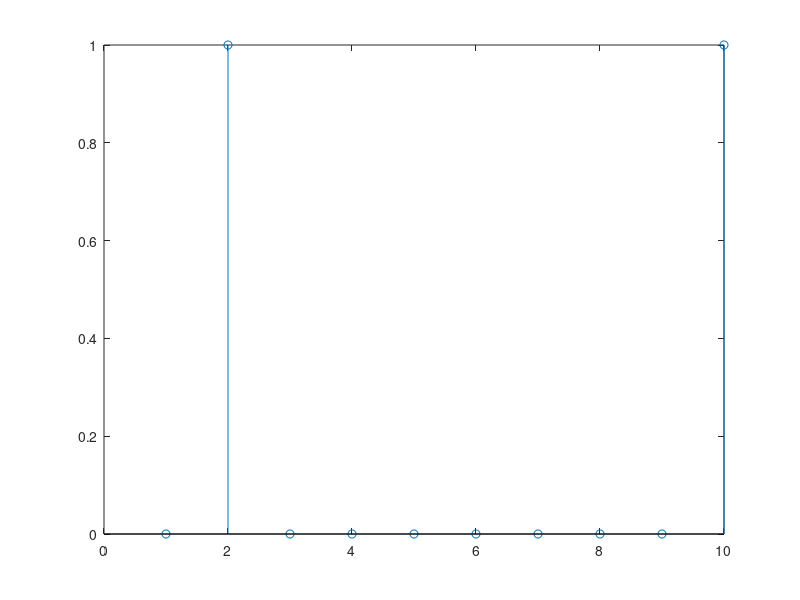
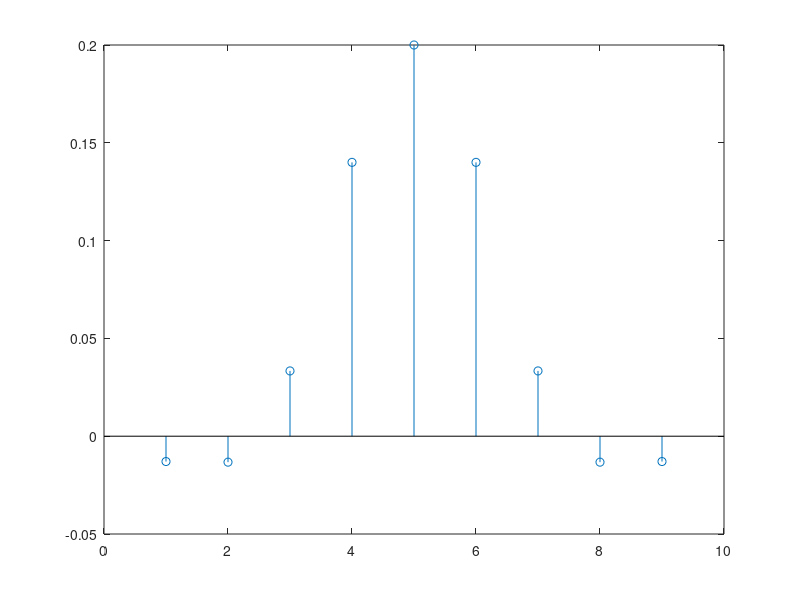
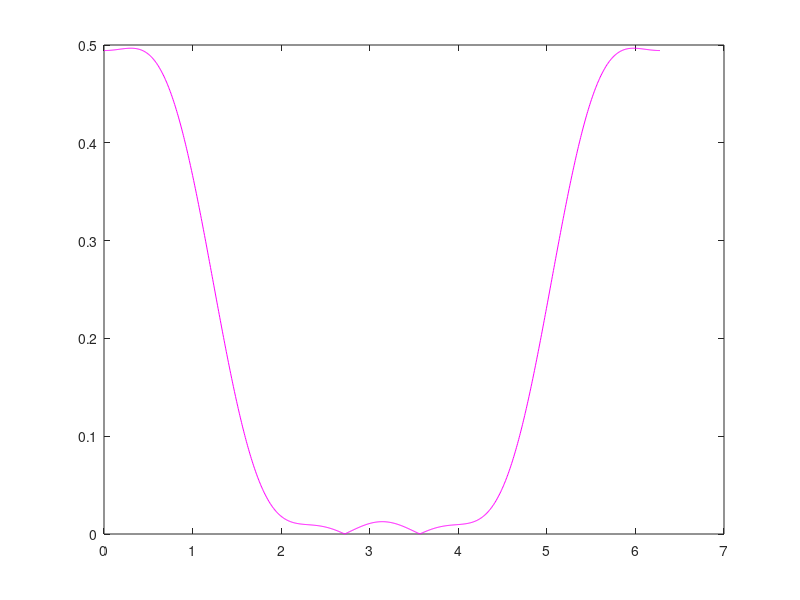
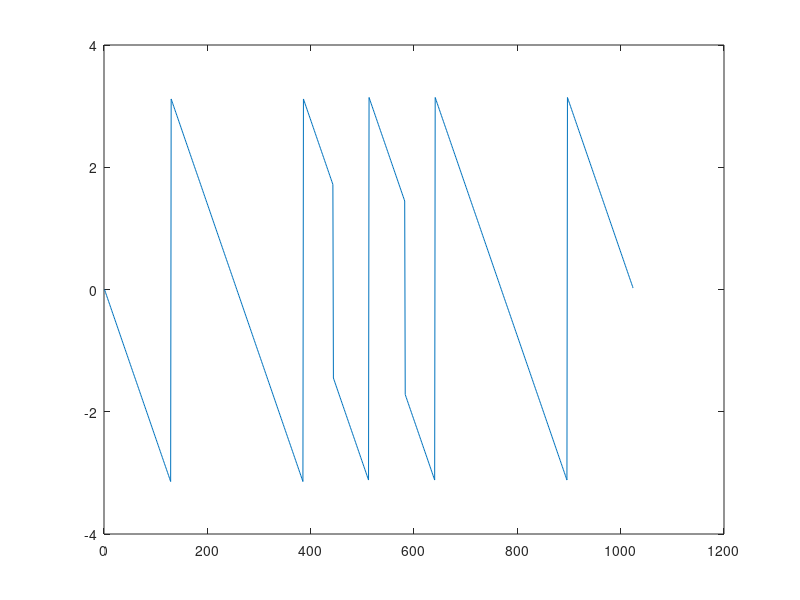

The MATLAB source for these figures, in order:
% filter design method using frequency sampling

Fs = 8000;
N = 10;
rads = 2*pi/Fs;
step = (Fs/N) * rads;

start = 667 * rads;
stop = 1414 * rads;
start2 = 2*pi - stop;
stop2 = 2*pi - start;

H = zeros(1, N);
for k=1:N
    freq =(k-1) * step;
    if (freq >= start && freq <= stop) || (freq >= start2 && freq <= stop2)
       H(k) = exp(1j*2*pi*(k-1)/N);
    else 
        H(k) = 0;
    end
end

figure,stem(abs(H));

%h = zeros(1, N);
h=[];
pom=0;
%for n=0:N-1
% pozn - treba spravit ifft zo symetrickeho spektra
 for n=-N/2:N/2
    for k=0:N-1
       %h(n + 1) = h(n+1) + H(k+1)*exp(1j*2*pi*n*k/N);
       pom = pom + H(k+1)*exp(1j*2*pi*n*k/N);
    end
    h = [h pom/N];
    pom=0;
end

%h=ifft(H);

%figure;
h=real(h(1:end-2));
h=hamming(length(h))'.*h;
figure,stem(h);

[h,w]=freqz(h,1,1024,'whole');
figure,
%hold on;
plot(w,abs(h),'m')
figure,plot(angle(h))